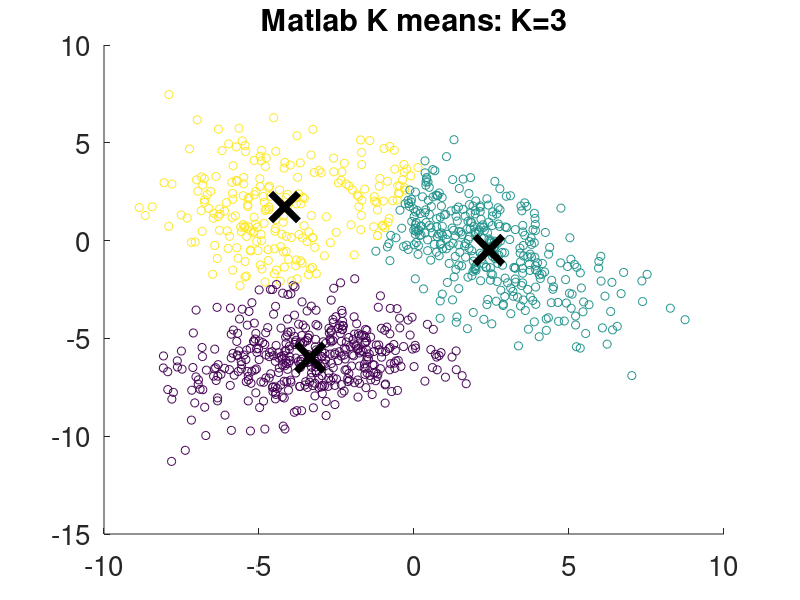

Write the MATLAB code that produced this figure.
load Q2.mat;
K = 3;

[I, C] = kmeans(X,K);


figure
scatter(X(:,1),X(:,2),[],I);
hold on
plot(C(:,1),C(:,2),'xk','LineWidth',5,'MarkerSize',20);
title(strcat('Matlab K means: K=',int2str(K)))
set(gca,'FontSize',20)